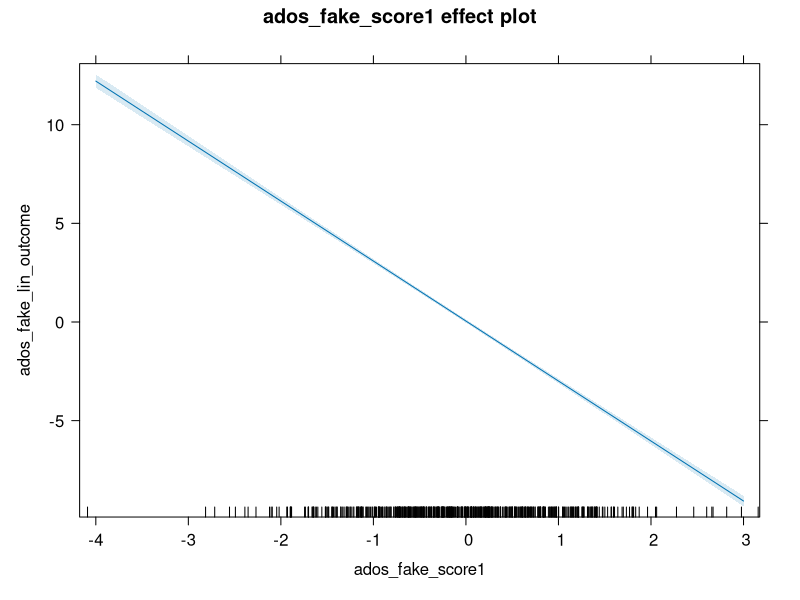
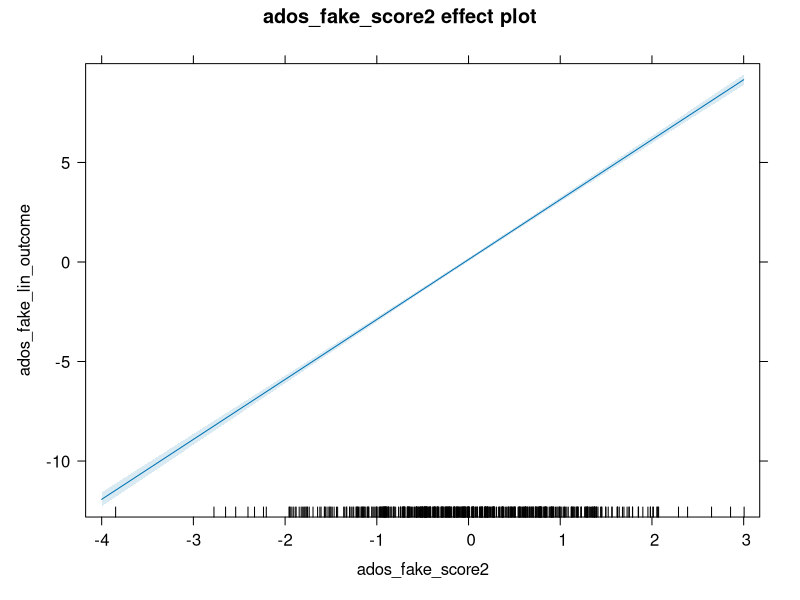
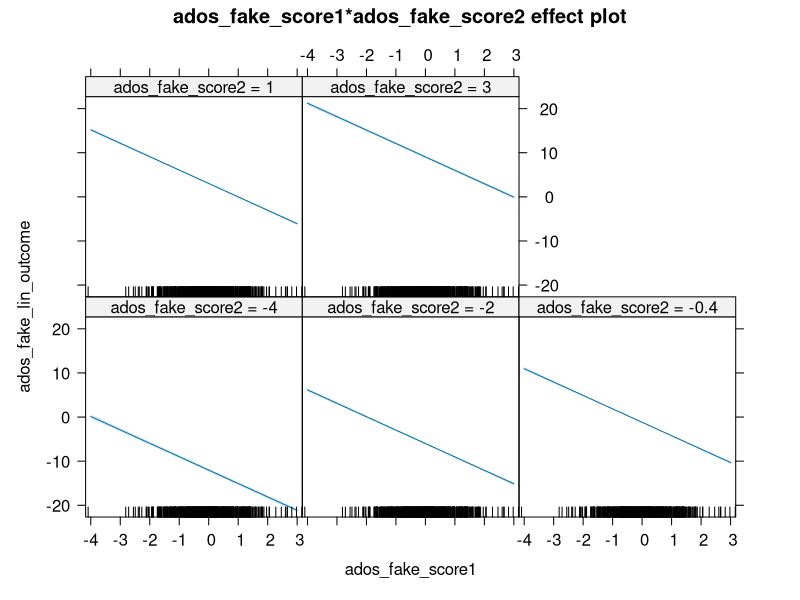
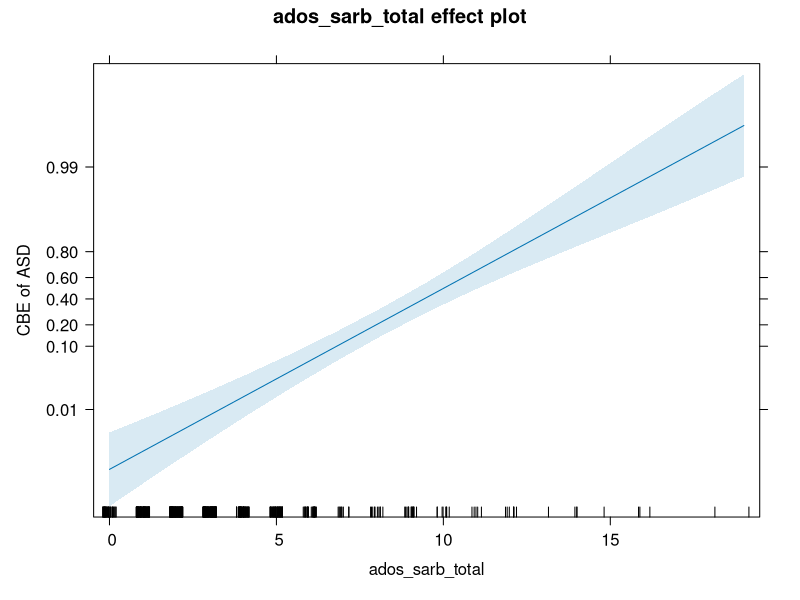

Here is the R script that generated these plots, in order: (Note: this script raises an error after producing the figures.)
## ---- chunk 1
options(stringsAsFactors = FALSE)
library(kableExtra)
adosm1 <- read.csv('./datasets/adosm1_scored.csv', stringsAsFactors = FALSE)
## ---- chunk 2
adosm2 <- read.csv('./datasets/adosm2_scored.csv', 
                   stringsAsFactors = FALSE)
## ---- chunk 3
mean(adosm2$ados_sarb_total, na.rm = TRUE)
median(adosm2$ados_sarb_total, na.rm = TRUE)
sd(adosm2$ados_sarb_total, na.rm = TRUE)
summary(adosm2$ados_sarb_total)
## ---- chunk 4
cor.test(adosm2$ados_fake_score1, adosm2$ados_fake_lin_outcome)
## ---- chunk 5
# To demonstrate a linear model, we use fake ados columns within the ados
# dataframe
linearMod <- 
  lm(ados_fake_lin_outcome ~ ados_fake_score1 + ados_fake_score2,
     data=adosm2)
## ---- chunk 6
summary(linearMod)
## ---- chunk 7
# create effects object
plot(effects::Effect(c('ados_fake_score1'), linearMod))
plot(effects::Effect(c('ados_fake_score2'), linearMod))
plot(effects::Effect(c('ados_fake_score1', 'ados_fake_score2'), linearMod))
## ---- chunk 8
adosm2$cbe_asd <- ifelse(adosm2$cbe_36 %in% c('Autism', 'ASD'), 'ASD', 'Non-ASD')
adosm2$cbe_asd <- as.factor(adosm2$cbe_asd)
adosm2$cbe_asd <- relevel(adosm2$cbe_asd, ref = 'Non-ASD')
mod <- glm(cbe_asd ~ 1 + ados_sarb_total,
                   data = adosm2,
                   family = 'binomial')
eff <- effects::Effect(c('ados_sarb_total'), mod)
plot(eff,
     axes = list(
       y = list(
         lab = 'CBE of ASD',
         ticks = list(at = c(.01, .1, .2, .4, .6, .8,  .99))))
)


## ---- chunk 9
# analyze- logistic regression mixed effects
adosm2$cbe_asd <- ifelse(adosm2$cbe_36 %in% c('Autism', 'ASD'), 'ASD', 'Non-ASD')
adosm2$cbe_asd <- as.factor(adosm2$cbe_asd)
adosm2$cbe_asd <- relevel(adosm2$cbe_asd, ref = 'Non-ASD')
mod <- lme4::glmer(cbe_asd ~ 1 + (1|visit) + ados_sarb_total,
                   data = adosm2,
                   family = 'binomial')
eff <- effects::Effect(c('ados_sarb_total'), mod)
plot(eff,
     axes = list(
       y = list(
         lab = 'CBE of ASD',
         ticks = list(at = c(.01, .1, .2, .4, .6, .8,  .99))))
)


## ---- chunk 10
library(ggplot2)
ggplot(data = adosm2) + 
  geom_point(mapping = aes(x = ados_fake_lin_outcome, 
                           y = ados_sarb_total, 
                           color = recruitment_group))

## ---- chunk 11
ggplot(data = adosm2, mapping = aes(x = ados_sarb_total, y = ados_fake_lin_outcome)) + 
  geom_point(mapping = aes(color = recruitment_group)) + 
  geom_smooth()
## ---- chunk 12
ggplot(data = adosm2) + 
  geom_bar(mapping = aes(x = recruitment_group, fill = gender))

## ---- chunk 13
ggplot(data = adosm2) + 
  geom_bar(mapping = aes(x = recruitment_group, fill = gender), position = "dodge")
## ---- chunk 14
ggplot(data = adosm2, mapping = aes(x = recruitment_group, y = ados_sarb_total)) +
  geom_boxplot()
